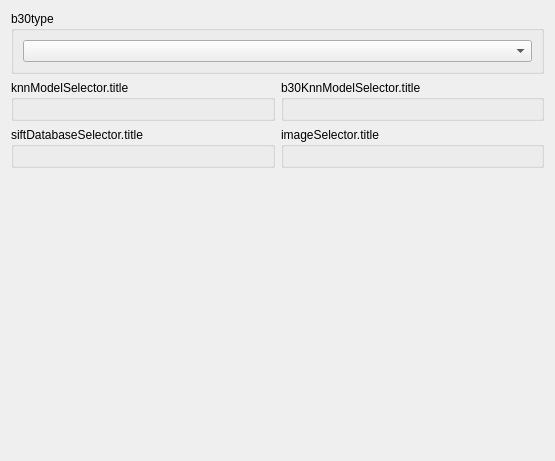
<?xml version="1.0" encoding="UTF-8"?>
<ui version="4.0">
 <class>TabOcr_B30</class>
 <widget class="QWidget" name="TabOcr_B30">
  <property name="geometry">
   <rect>
    <x>0</x>
    <y>0</y>
    <width>555</width>
    <height>461</height>
   </rect>
  </property>
  <property name="windowTitle">
   <string notr="true">TabOcr_B30</string>
  </property>
  <layout class="QVBoxLayout" name="verticalLayout_3">
   <item>
    <widget class="QGroupBox" name="groupBox">
     <property name="title">
      <string>b30type</string>
     </property>
     <layout class="QVBoxLayout" name="verticalLayout">
      <item>
       <widget class="QComboBox" name="b30TypeComboBox"/>
      </item>
     </layout>
    </widget>
   </item>
   <item>
    <layout class="QHBoxLayout" name="horizontalLayout">
     <item>
      <widget class="QGroupBox" name="groupBox_3">
       <property name="title">
        <string>knnModelSelector.title</string>
       </property>
       <layout class="QVBoxLayout" name="verticalLayout_4">
        <item>
         <widget class="FileSelector" name="knnModelSelector" native="true"/>
        </item>
       </layout>
      </widget>
     </item>
     <item>
      <widget class="QGroupBox" name="groupBox_5">
       <property name="title">
        <string>b30KnnModelSelector.title</string>
       </property>
       <layout class="QVBoxLayout" name="verticalLayout_6">
        <item>
         <widget class="FileSelector" name="b30KnnModelSelector" native="true"/>
        </item>
       </layout>
      </widget>
     </item>
    </layout>
   </item>
   <item>
    <layout class="QHBoxLayout" name="horizontalLayout_3">
     <item>
      <widget class="QGroupBox" name="groupBox_4">
       <property name="title">
        <string>siftDatabaseSelector.title</string>
       </property>
       <layout class="QVBoxLayout" name="verticalLayout_5">
        <item>
         <widget class="FileSelector" name="siftDatabaseSelector" native="true"/>
        </item>
       </layout>
      </widget>
     </item>
     <item>
      <widget class="QGroupBox" name="groupBox_2">
       <property name="title">
        <string>imageSelector.title</string>
       </property>
       <layout class="QVBoxLayout" name="verticalLayout_2">
        <item>
         <widget class="FileSelector" name="imageSelector" native="true"/>
        </item>
       </layout>
      </widget>
     </item>
    </layout>
   </item>
   <item>
    <widget class="OcrQueue" name="ocrQueue" native="true">
     <property name="sizePolicy">
      <sizepolicy hsizetype="Preferred" vsizetype="Expanding">
       <horstretch>0</horstretch>
       <verstretch>0</verstretch>
      </sizepolicy>
     </property>
    </widget>
   </item>
  </layout>
 </widget>
 <customwidgets>
  <customwidget>
   <class>FileSelector</class>
   <extends>QWidget</extends>
   <header>ui.implements.components.fileSelector</header>
   <container>1</container>
  </customwidget>
  <customwidget>
   <class>OcrQueue</class>
   <extends>QWidget</extends>
   <header>ui.implements.components.ocrQueue</header>
   <container>1</container>
  </customwidget>
 </customwidgets>
 <resources/>
 <connections/>
</ui>
